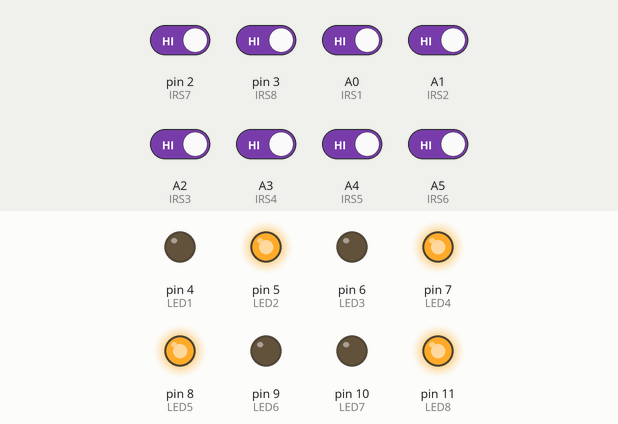
The sketch below on a simulated Arduino Uno, built with avr-gcc and run on an emulated ATmega328P. On the bench: output pins drawn as LEDs (lit = HIGH). The inputs (shaded band) are chosen by the test bench; at power-on: A0 (IRS1), A1 (IRS2), A2 (IRS3), A3 (IRS4), A4 (IRS5), A5 (IRS6), pin 2 (IRS7), pin 3 (IRS8) HIGH. What the sketch prints to the serial monitor is not drawn.

Above: at 10.8 s.
10.9 s: pin 2 (IRS7) driven LOW
16.9 s: A0 (IRS1) driven LOW
At 25.5 s:
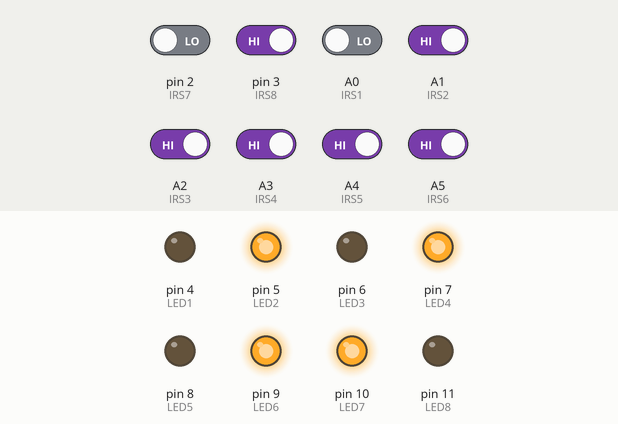
26.5 s: pin 3 (IRS8) driven LOW
At 27.2 s:
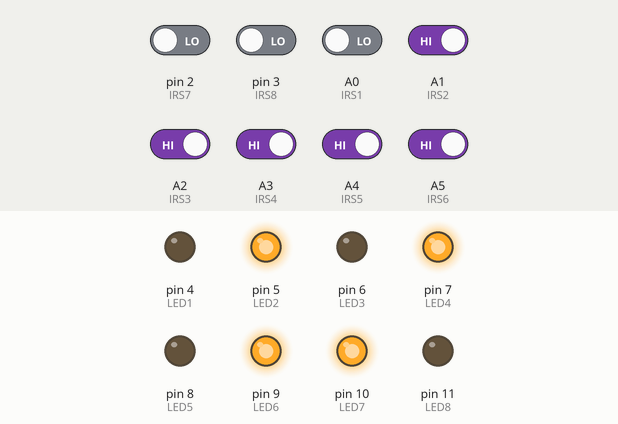
36.5 s: pin 3 (IRS8) driven HIGH
At 40.8 s:
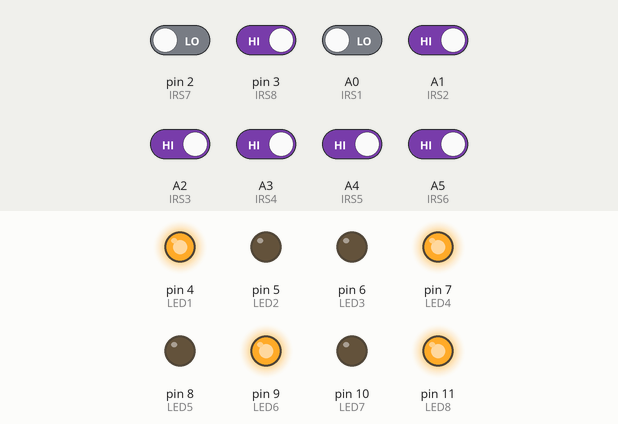
46.5 s: A4 (IRS5) driven LOW
At 55.9 s:
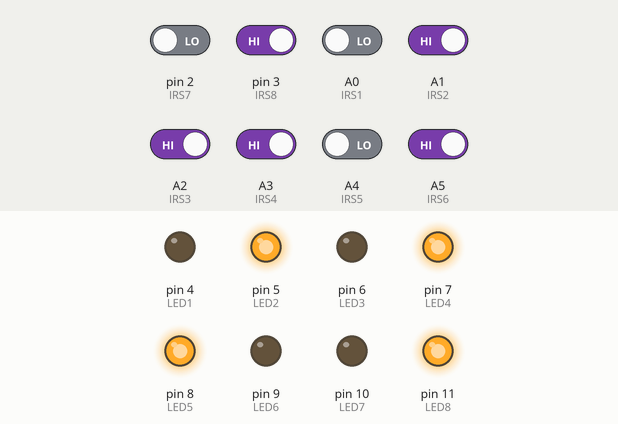
56.5 s: pin 2 (IRS7) driven HIGH
At 61.0 s:
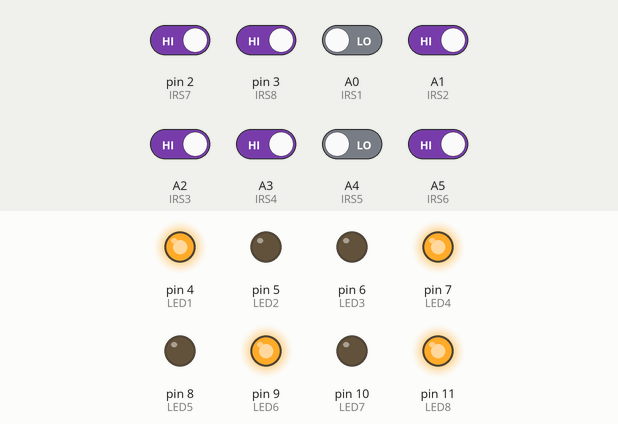
Timing chart, 0 to 66.5 s (numbered marks = the images above; inputs shaded):
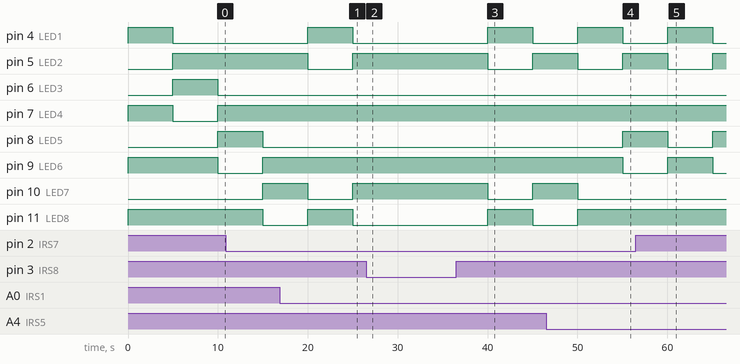

The sketch:

final_.ino
```cpp
#define IRS1 A0
#define IRS2 A1
#define IRS3 A2
#define IRS4 A3
#define IRS5 A4
#define IRS6 A5
#define IRS7 2
#define IRS8 3

int IR1;
int IR2;
int IR3;
int IR4;
int IR5;
int IR6;
int IR7;
int IR8;

int a;
int b;
int c;
int d;


int LED1 = 4;
int LED2 = 5;
int LED3 = 6;
int LED4 = 7;
int LED5 = 8;
int LED6 = 9;
int LED7 = 10;
int LED8 = 11;

void setup() {
pinMode(IRS1, INPUT);
pinMode(IRS2, INPUT);
pinMode(IRS3, INPUT);
pinMode(IRS4, INPUT);
pinMode(IRS5, INPUT);
pinMode(IRS6, INPUT);
pinMode(IRS7, INPUT);
pinMode(IRS8, INPUT);

pinMode(LED1, OUTPUT);
pinMode(LED2, OUTPUT);
pinMode(LED3, OUTPUT);
pinMode(LED4, OUTPUT);
pinMode(LED5, OUTPUT);
pinMode(LED6, OUTPUT);
pinMode(LED7, OUTPUT);
pinMode(LED8, OUTPUT);

Serial.begin(9600);

}

void loop()
{


irsensors();

if((a <=b) && (a <=c) && (a <=d)  )
{

A();
}
 irsensors();

if((b <=a) && (b <=c) && (b <=d)  )
   {
    B();
   }

irsensors();
if((c <=a) && ( c<=b) && (c <=d)  )
   {

C();
   }
irsensors();
if((d <=a) && (d <=b) && (d <=c)  )
   {
    D();
   }

}


void A()
{
  digitalWrite(LED1, HIGH);
  digitalWrite(LED3, LOW);
  digitalWrite(LED5, LOW);
  digitalWrite(LED7, LOW);
  digitalWrite(LED2, LOW);
  digitalWrite(LED4, HIGH);
  digitalWrite(LED6, HIGH);
  digitalWrite(LED8, HIGH);
  delay(5000);
  Serial.println(1);

}


void B()
{
  digitalWrite(LED1, LOW);
  digitalWrite(LED3, HIGH);
  digitalWrite(LED5, LOW);
  digitalWrite(LED7, LOW);
  digitalWrite(LED2, HIGH);
  digitalWrite(LED4, LOW);
  digitalWrite(LED6, HIGH);
  digitalWrite(LED8, HIGH);
  delay(5000);
  Serial.println(2);

}

void C()
{
  digitalWrite(LED1, LOW);
  digitalWrite(LED3, LOW);
  digitalWrite(LED5,HIGH);
  digitalWrite(LED7, LOW);
  digitalWrite(LED2, HIGH);
  digitalWrite(LED4, HIGH);
  digitalWrite(LED6, LOW);
  digitalWrite(LED8, HIGH);
  delay(5000);
  Serial.println(3);

}


void D()
{
  digitalWrite(LED1, LOW);
  digitalWrite(LED3, LOW);
  digitalWrite(LED5, LOW);
  digitalWrite(LED7, HIGH);
  digitalWrite(LED2, HIGH);
  digitalWrite(LED4, HIGH);
  digitalWrite(LED6, HIGH);
  digitalWrite(LED8, LOW);
  delay(5000);
  Serial.println(4);

}
void irsensors()
{
IR1 = digitalRead(IRS1);
IR2 = digitalRead(IRS2);
IR3 = digitalRead(IRS3);
IR4 = digitalRead(IRS4);
IR5 = digitalRead(IRS5);
IR6 = digitalRead(IRS6);
IR7 = digitalRead(IRS7);
IR8 = digitalRead(IRS8);
a=int(IR1)+int(IR2);
b=int(IR3)+int(IR4);
c=int(IR5)+int(IR6);
d=int(IR7)+int(IR8);
 //Serial.print("IR1 = ");
 Serial.print(IR1);
 Serial.print(",");
 //Serial.print("IR2 = ");
 Serial.print(IR2);
Serial.print(",");
//Serial.print("IR3 = ");
 Serial.print(IR3);
 Serial.print(",");

//Serial.print("IR4 = ");
 Serial.print(IR4);
Serial.print(",");
//Serial.print("IR5 = ");
 Serial.print(IR5);
Serial.print(",");
//Serial.print("IR6 = ");
 Serial.print(IR6);
Serial.print(",");
//Serial.print("IR7 = ");
Serial.print(IR7);
Serial.print(",");
//Serial.print("IR8 = ");
Serial.print(IR8);
Serial.print(",");


}
```

Measured:
- after the input at 16.9 s, pin 4 (LED1), pin 11 (LED8): LOW → HIGH after 3.1 s, → LOW 5.0 s later; pin 5 (LED2), pin 10 (LED7): HIGH → LOW after 3.1 s, → HIGH 5.0 s later
- after the input at 26.5 s, pin 4 (LED1), pin 11 (LED8): stays LOW (without the input it goes to HIGH after 3.5 s); pin 5 (LED2), pin 10 (LED7): stays HIGH (without the input it goes to LOW after 3.5 s)
- after the input at 36.5 s, pin 4 (LED1), pin 11 (LED8): LOW → HIGH after 3.5 s, → LOW 5.0 s later; pin 5 (LED2), pin 10 (LED7): HIGH → LOW after 3.5 s, → HIGH 5.0 s later
- after the input at 46.5 s, pin 8 (LED5): LOW → HIGH after 8.5 s; pin 9 (LED6): HIGH → LOW after 8.5 s; pin 10 (LED7): goes on until 50.0 s, then stays LOW; pin 11 (LED8): goes on until 50.0 s, then stays HIGH
- after the input at 56.5 s, pin 4 (LED1): LOW → HIGH after 3.5 s instead of 8.5 s; pin 5 (LED2): HIGH → LOW after 3.5 s instead of 8.5 s; pin 10 (LED7): stays LOW (without the input it goes to HIGH after 3.5 s); pin 11 (LED8): stays HIGH (without the input it goes to LOW after 3.5 s)
